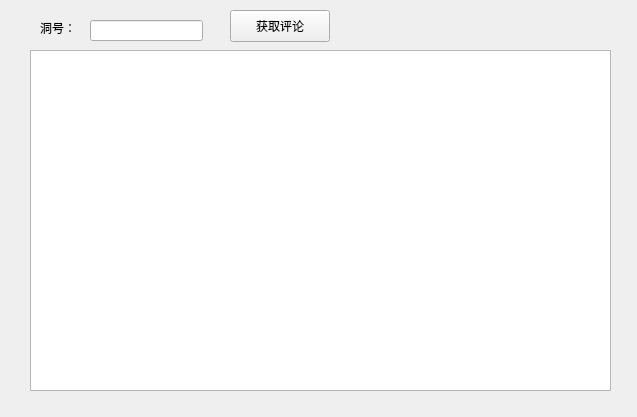
<?xml version="1.0" encoding="UTF-8"?>
<ui version="4.0">
 <class>comment</class>
 <widget class="QWidget" name="comment">
  <property name="geometry">
   <rect>
    <x>0</x>
    <y>0</y>
    <width>637</width>
    <height>417</height>
   </rect>
  </property>
  <property name="windowTitle">
   <string>Form</string>
  </property>
  <widget class="QLabel" name="label">
   <property name="geometry">
    <rect>
     <x>40</x>
     <y>20</y>
     <width>41</width>
     <height>16</height>
    </rect>
   </property>
   <property name="text">
    <string>洞号：</string>
   </property>
  </widget>
  <widget class="QLineEdit" name="lineEdit">
   <property name="geometry">
    <rect>
     <x>90</x>
     <y>20</y>
     <width>113</width>
     <height>21</height>
    </rect>
   </property>
  </widget>
  <widget class="QTextBrowser" name="textBrowser">
   <property name="geometry">
    <rect>
     <x>30</x>
     <y>50</y>
     <width>581</width>
     <height>341</height>
    </rect>
   </property>
  </widget>
  <widget class="QPushButton" name="pushButton">
   <property name="geometry">
    <rect>
     <x>230</x>
     <y>10</y>
     <width>100</width>
     <height>32</height>
    </rect>
   </property>
   <property name="text">
    <string>获取评论</string>
   </property>
  </widget>
 </widget>
 <resources/>
 <connections/>
</ui>
